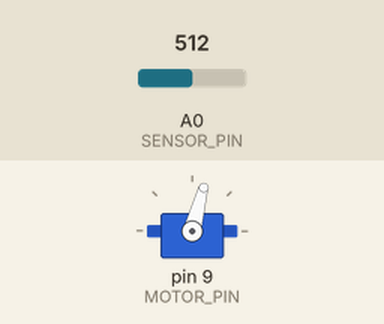
This sketch was run on a simulated Arduino Uno, built with avr-gcc and run on an emulated ATmega328P. On the bench: servo. Inputs (shaded band) come from the test bench; at power-on: A0 (SENSOR_PIN) = 512. What the sketch prints to the serial monitor is not drawn.

Above: at 1.2 s.
1.3 s: A0 (SENSOR_PIN) set to 306
3.8 s: A0 (SENSOR_PIN) set to 122
At 5.2 s:
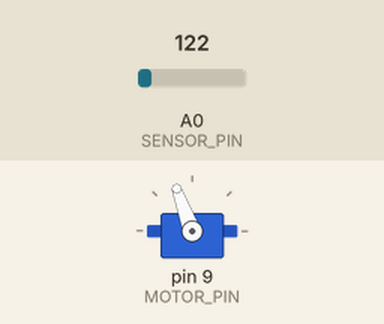
5.5 s: A0 (SENSOR_PIN) set to 0
At 6.9 s:
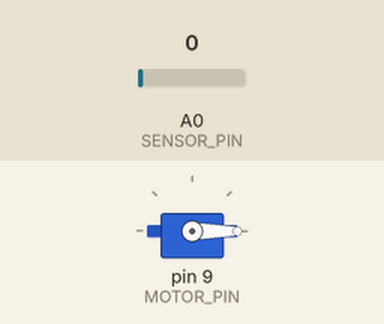
Timing chart, 0 to 8.5 s (numbered marks = the images above; inputs shaded):
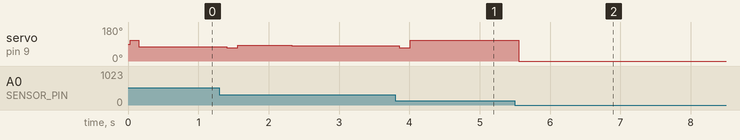

The sketch:

BallBalancer.ino
```cpp
#define MOTOR_PIN 9
#define SENSOR_PIN A0

#include <Servo.h>

// Timer
unsigned long timer_dt = millis();
unsigned long serial_read_timer = millis();
unsigned int serial_read_interval = 1000;

// PID
float set_point = 14;
const float dt = 0.1;

float past_error = 0.0;
float integral = 0.0;

const float proportion_weight = 0.8;
const float integral_weight = 0.08;
const float derivative_weight = 0.2;

// Sensors
const unsigned int sample_size = 200;
// Converts values from the exponential domain to the linear domain
const float linearity_conversion_scalar = 1.2134;
// Converts values from voltage domain to the domain of SI unit of length - centimeter
const float si_length_conversion_scalar = 22000;

const int reference_angle = 90;

// Servo
Servo myservo;

// Debug
void log_state(float current_position, float current_error, float pid, float proportion, float integral, float derivative, int angle) {

    // Print Current position
    Serial.print("Current position : ");
    Serial.print(current_position);
    Serial.print("\t");

    // Print Current error
    Serial.print("Current error : ");
    Serial.print(current_error);
    Serial.print("\t");

    // Print PID
    Serial.print("PID : ");
    Serial.print(pid);
    Serial.print("\t");

    // Print Angle
    Serial.print("Angle : ");
    Serial.print(angle);
    Serial.print("\t");

    // Print Weighted proportion
    Serial.print("Proportion : ");
    Serial.print(proportion);
    Serial.print("\t");

    // Print Weighted Integral
    Serial.print("Integral : ");
    Serial.print(integral);
    Serial.print("\t");

    // Print Weighted Derivative
    Serial.print("Derivative : ");
    Serial.print(derivative);
    Serial.print("\t");

    Serial.print("\n");
}

void process_serial() {
    String order = Serial.readStringUntil('\n');
    set_point = order.toInt() + 14;
}

float measure_distance_in_cm() {
    float raw_distance = 0;
    for (int i = 0; i < sample_size; i++) {
        raw_distance += analogRead(SENSOR_PIN);
    }

    raw_distance /= sample_size;

    // Print Weighted Derivative
    Serial.print("\nRaw distance : ");
    Serial.print(raw_distance);
    Serial.print("\n");

    float distance_in_cm = (pow(raw_distance, -linearity_conversion_scalar) * si_length_conversion_scalar);
    return distance_in_cm - 14;
}

void apply_to_servo(float pid) {
    int angle = constrain(reference_angle + pid, 70, 110);
    myservo.write(angle);
}

void neutralize_angle() {
    myservo.write(reference_angle);
}

void calibrate() {
    // Auxuliary values
    float current_position = measure_distance_in_cm();
    float current_error = current_position - set_point;

    // PID attributes
    float weighted_proportion = (current_error) * proportion_weight;
    integral += current_error * dt;
    float weighted_integral = integral * integral_weight;
    float weighted_derivative = ((past_error - current_error) / dt) * derivative_weight;

    // Caculation of PID value
    float pid = weighted_proportion + weighted_integral + weighted_derivative;

    // Reaction on the system proportional to PID value
    apply_to_servo(pid);

    // Logging
    int angle = myservo.read();
    log_state(current_position, current_error, pid, weighted_proportion, weighted_integral, weighted_derivative, angle);

    // Auxuliary values for second iteration
    past_error = current_error;
}

void setup() {
    Serial.begin(9600);
    myservo.attach(MOTOR_PIN);
    neutralize_angle();
}

void loop() {
    // 1. Process serial input, alter balancing position if neccesary

    const unsigned long current_time = millis();

    if (current_time - timer_dt >= static_cast<int>(dt * 100)) {
        timer_dt = current_time;
        calibrate();
    }

    if (current_time - timer_dt >= serial_read_interval) {
        serial_read_timer = current_time;
        process_serial();
    }
}
```

Measured:
- after the input at 3.8 s, servo on pin 9 (MOTOR_PIN): 82° → 70° after 0.06 s, → 110° 0.16 s later
- after the input at 5.5 s, servo on pin 9 (MOTOR_PIN): 110° → 0° after 0.06 s
